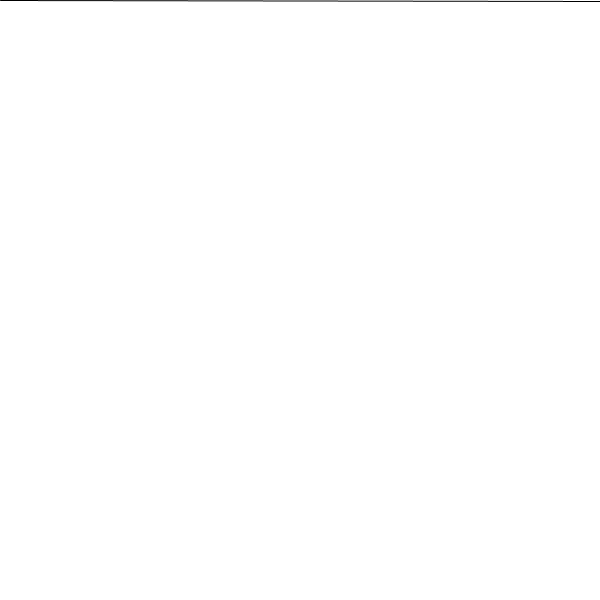
Frame 1 (no input)
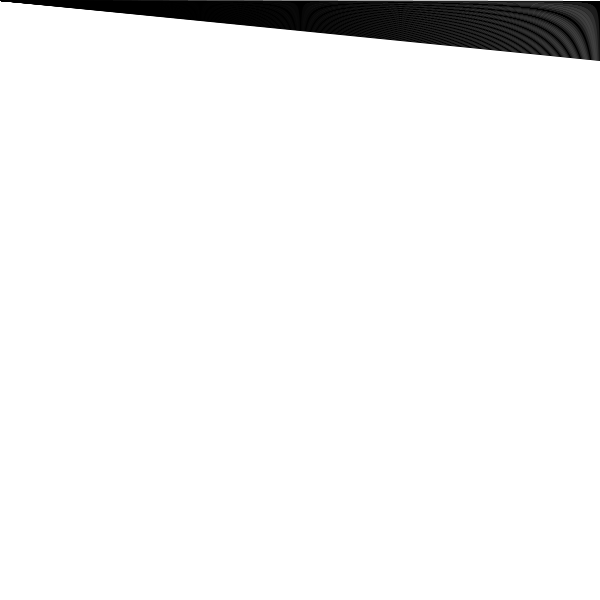
Frame 60 (the mouse pressed at the canvas centre just before this capture)
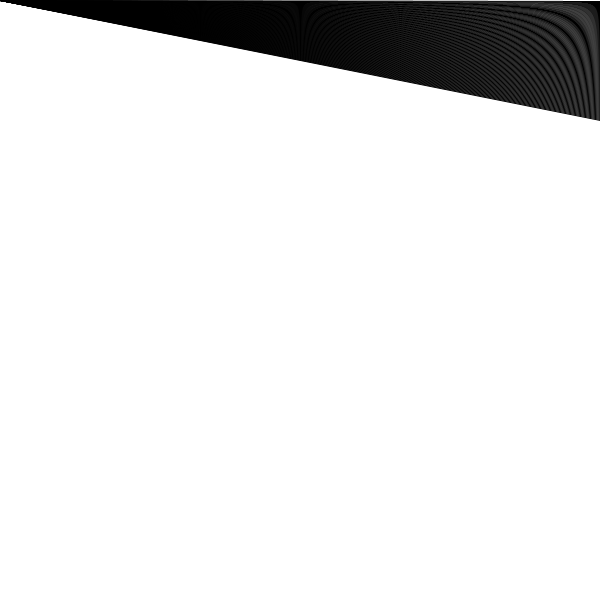
Frame 120 (the mouse held since frame 60 and released just before this capture)

The Processing sketch that drew these frames (run headless with seeded random() and noise(); from frame 60 on, the mouse is pressed at the canvas centre):

// Processing sketch: art_lineframeCount5_27_2
// ── art_lineframeCount5_27_2.pde
void setup(){
  size(600,600);
  background(255);
}

void draw(){
  //background(255);
  line(0,0,600,frameCount);
}
